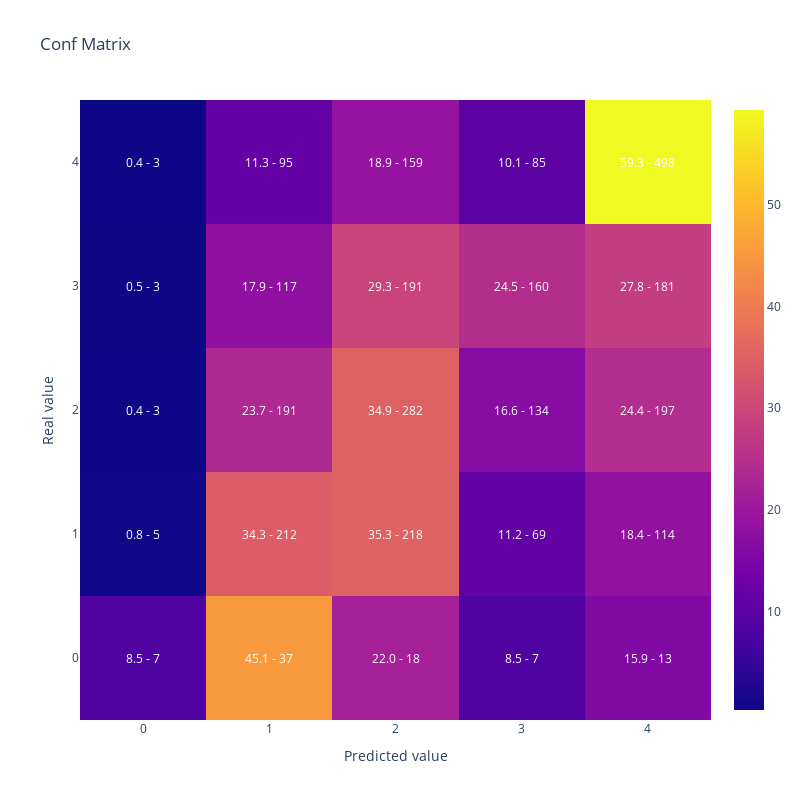

Write notebook code for a chart like this one.
### Code cell
#Vamos a replicar el resultado de la optimizacion reentrenando el modelo con el mejor conjunto de hiperparametros
#Generamos parametros incluyendo los fijos y la mejor solución que encontro optuna
lgb_params =  {      
                        'objective': 'multiclass',
                        'verbosity':-1,
                        'num_class': len(y_train.unique())} | study.best_params

lgb_train_dataset = lgb.Dataset(data=X_train,
                                label=y_train)


#Entreno
lgb_model = lgb.train(lgb_params,
                    lgb_train_dataset)

#Muestro matriz de confusion y kappa
display(plot_confusion_matrix(y_test,lgb_model.predict(X_test).argmax(axis=1)))

cohen_kappa_score(y_test,lgb_model.predict(X_test).argmax(axis=1),
                             weights = 'quadratic')

### Figure 1 — Plotly figure (JSON) as saved in the notebook; plotly's stock layout.template omitted (floating-point values rounded to 4 significant figures)
{"data": [{"type": "heatmap", "x": [0, 1, 2, 3, 4], "y": [0, 1, 2, 3, 4], "z": [[8.537, 45.12, 21.95, 8.537, 15.85], [0.8091, 34.3, 35.28, 11.17, 18.45], [0.3717, 23.67, 34.94, 16.6, 24.41], [0.4601, 17.94, 29.29, 24.54, 27.76], [0.3571, 11.31, 18.93, 10.12, 59.29]]}], "layout": {"annotations": [{"font": {"color": "white"}, "showarrow": false, "text": "8.5 - 7", "x": 0, "xref": "x", "y": 0, "yref": "y"}, {"font": {"color": "white"}, "showarrow": false, "text": "45.1 - 37", "x": 1, "xref": "x", "y": 0, "yref": "y"}, {"font": {"color": "white"}, "showarrow": false, "text": "22.0 - 18", "x": 2, "xref": "x", "y": 0, "yref": "y"}, {"font": {"color": "white"}, "showarrow": false, "text": "8.5 - 7", "x": 3, "xref": "x", "y": 0, "yref": "y"}, {"font": {"color": "white"}, "showarrow": false, "text": "15.9 - 13", "x": 4, "xref": "x", "y": 0, "yref": "y"}, {"font": {"color": "white"}, "showarrow": false, "text": "0.8 - 5", "x": 0, "xref": "x", "y": 1, "yref": "y"}, {"font": {"color": "white"}, "showarrow": false, "text": "34.3 - 212", "x": 1, "xref": "x", "y": 1, "yref": "y"}, {"font": {"color": "white"}, "showarrow": false, "text": "35.3 - 218", "x": 2, "xref": "x", "y": 1, "yref": "y"}, {"font": {"color": "white"}, "showarrow": false, "text": "11.2 - 69", "x": 3, "xref": "x", "y": 1, "yref": "y"}, {"font": {"color": "white"}, "showarrow": false, "text": "18.4 - 114", "x": 4, "xref": "x", "y": 1, "yref": "y"}, {"font": {"color": "white"}, "showarrow": false, "text": "0.4 - 3", "x": 0, "xref": "x", "y": 2, "yref": "y"}, {"font": {"color": "white"}, "showarrow": false, "text": "23.7 - 191", "x": 1, "xref": "x", "y": 2, "yref": "y"}, {"font": {"color": "white"}, "showarrow": false, "text": "34.9 - 282", "x": 2, "xref": "x", "y": 2, "yref": "y"}, {"font": {"color": "white"}, "showarrow": false, "text": "16.6 - 134", "x": 3, "xref": "x", "y": 2, "yref": "y"}, {"font": {"color": "white"}, "showarrow": false, "text": "24.4 - 197", "x": 4, "xref": "x", "y": 2, "yref": "y"}, {"font": {"color": "white"}, "showarrow": false, "text": "0.5 - 3", "x": 0, "xref": "x", "y": 3, "yref": "y"}, {"font": {"color": "white"}, "showarrow": false, "text": "17.9 - 117", "x": 1, "xref": "x", "y": 3, "yref": "y"}, {"font": {"color": "white"}, "showarrow": false, "text": "29.3 - 191", "x": 2, "xref": "x", "y": 3, "yref": "y"}, {"font": {"color": "white"}, "showarrow": false, "text": "24.5 - 160", "x": 3, "xref": "x", "y": 3, "yref": "y"}, {"font": {"color": "white"}, "showarrow": false, "text": "27.8 - 181", "x": 4, "xref": "x", "y": 3, "yref": "y"}, {"font": {"color": "white"}, "showarrow": false, "text": "0.4 - 3", "x": 0, "xref": "x", "y": 4, "yref": "y"}, {"font": {"color": "white"}, "showarrow": false, "text": "11.3 - 95", "x": 1, "xref": "x", "y": 4, "yref": "y"}, {"font": {"color": "white"}, "showarrow": false, "text": "18.9 - 159", "x": 2, "xref": "x", "y": 4, "yref": "y"}, {"font": {"color": "white"}, "showarrow": false, "text": "10.1 - 85", "x": 3, "xref": "x", "y": 4, "yref": "y"}, {"font": {"color": "white"}, "showarrow": false, "text": "59.3 - 498", "x": 4, "xref": "x", "y": 4, "yref": "y"}], "height": 800, "title": {"text": "Conf Matrix"}, "width": 800, "xaxis": {"title": {"text": "Predicted value"}}, "yaxis": {"title": {"text": "Real value"}}}}
